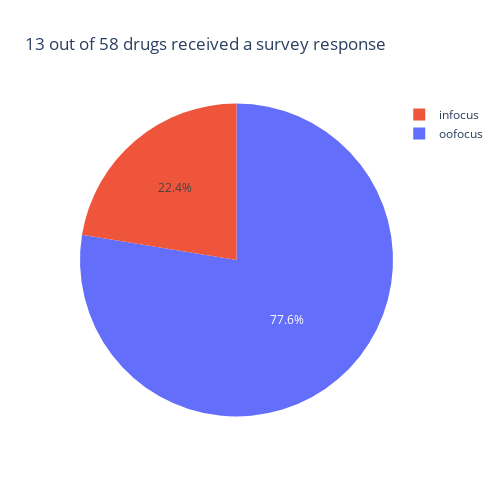

The notebook cell this image was saved under:
### Markdown cell above
## Market Awareness
### Surveyed drugs
* Demonstrated in a single pie-chart within Jupyter notebook

### Code cell
# The marketplace
total_drugs = df_master.Code.unique()
print(f'There are {len(total_drugs)} inhaled-therapy drugs in the marketplace.\n')

# Focus - Addressed v/s unaddressed drugs
unaided = [j for i in df.Unaided.apply(lambda x: [code_drug.get(y, y) for y in x.split(',')]).to_list() for j in i]
aided = [j for i in df.Aided.apply(lambda x: [code_drug.get(y, y) for y in x.split(',')]).to_list() for j in i]

addressed_drugs = set(df.Favourite.to_list()+unaided+aided)

print(f'Out of {len(total_drugs)} drugs, {len(addressed_drugs)} have been addressed by physicians in this paper')

# ...build a series for pie
scope = pd.Series({'infocus': len(addressed_drugs), 'oofocus': len(total_drugs) - len(addressed_drugs)}, name='survey')

focus_pie = px.pie(scope, names=scope.index, values=scope.values, height=500, width=500,
      title=f'{len(addressed_drugs)} out of {len(total_drugs)} drugs received a survey response')

# ... reverse layout to show infocus first!
focus_pie.update_layout(legend={'traceorder':'reversed'})

focus_pie.show()

### Figure 1 — Plotly figure (JSON) as saved in the notebook; plotly's stock layout.template omitted (floating-point values rounded to 4 significant figures)
{"data": [{"domain": {"x": [0, 1], "y": [0, 1]}, "hovertemplate": "index=%{label}<br>value=%{value}<extra></extra>", "labels": ["infocus", "oofocus"], "legendgroup": "", "name": "", "showlegend": true, "type": "pie", "values": [13, 45]}], "layout": {"height": 500, "legend": {"tracegroupgap": 0, "traceorder": "reversed"}, "title": {"text": "13 out of 58 drugs received a survey response"}, "width": 500}}
